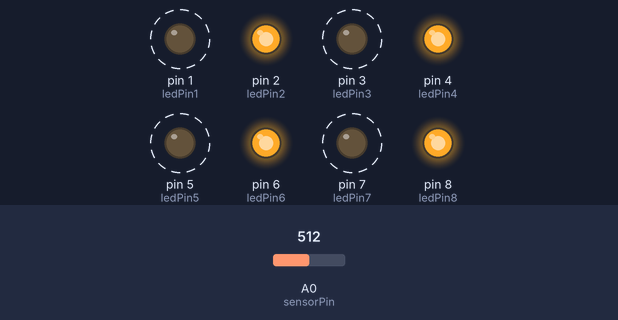
Bench run of a sketch on a simulated Arduino Uno, built with avr-gcc and run on an emulated ATmega328P. Parts: output pins drawn as LEDs (lit = HIGH). Dashed ring = blinking. Inputs (shaded band) come from the test bench; at power-on: A0 (sensorPin) = 512.

Above: at 1.8 s.
1.9 s: A0 (sensorPin) set to 0
At 2.9 s:
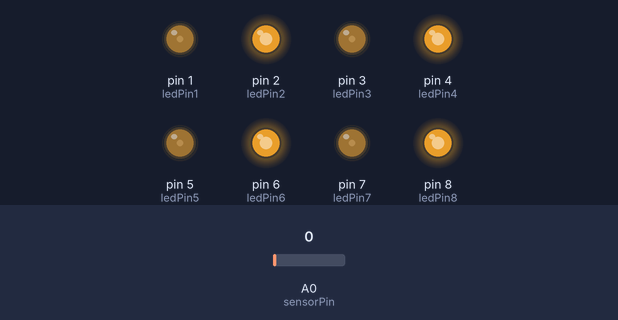
3.6 s: A0 (sensorPin) set to 122
At 3.78 s:
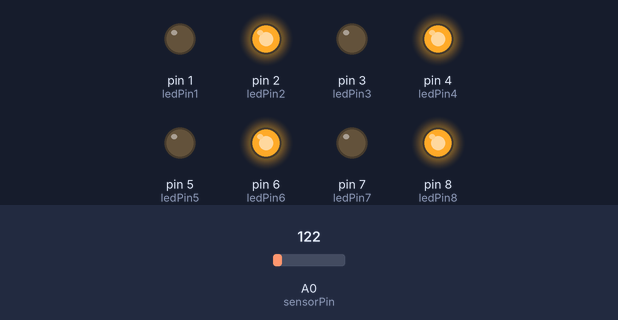
At 4.14 s:
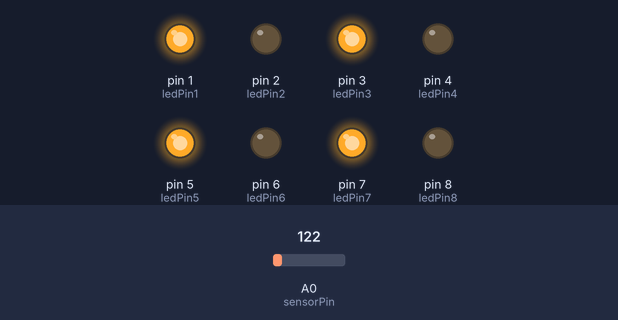
Timing chart, 0 to 13.1 s (numbered marks = the images above; inputs shaded):
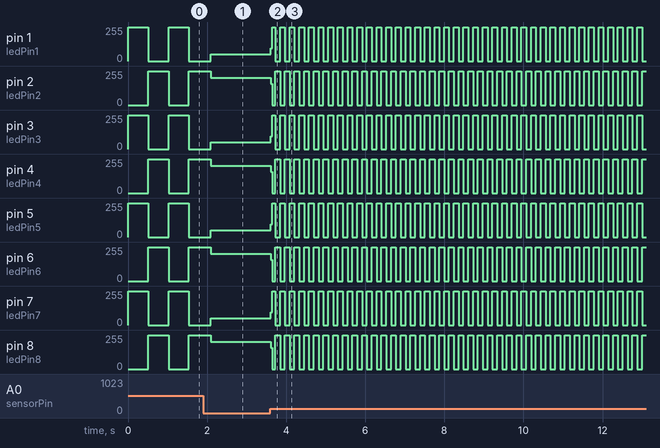

The sketch:

_2.1.ino
```cpp
int sensorPin = A0;    // pin d'entrada del potenciòmetre
int ledPin1 = 1;      // pins a utilitzar
int ledPin2 = 2;
int ledPin3 = 3;
int ledPin4 = 4;
int ledPin5 = 5;
int ledPin6 = 6;
int ledPin7 = 7;
int ledPin8 = 8;


int sensorValue = 0;  // variable per emmagatzemar el valor del potenciometre

void setup() {
  // declara el pin de sortida
  pinMode(ledPin1, OUTPUT);
  pinMode(ledPin2, OUTPUT);
  pinMode(ledPin3, OUTPUT);
  pinMode(ledPin4, OUTPUT);
  pinMode(ledPin5, OUTPUT);
  pinMode(ledPin6, OUTPUT);
  pinMode(ledPin7, OUTPUT);
  pinMode(ledPin8, OUTPUT);

}

void loop() {

  sensorValue = analogRead(sensorPin);   // llegeix el valor del potenciòmetre

  // funions dels leds (HIGH/LOW)
   digitalWrite(ledPin1, HIGH);
   digitalWrite(ledPin2, LOW);
   digitalWrite(ledPin3, HIGH);
   digitalWrite(ledPin4, LOW);
   digitalWrite(ledPin5, HIGH);
   digitalWrite(ledPin6, LOW);
   digitalWrite(ledPin7, HIGH);
   digitalWrite(ledPin8, LOW);

   delay(sensorValue);


   digitalWrite(ledPin1, LOW);
   digitalWrite(ledPin2, HIGH);
   digitalWrite(ledPin3, LOW);
   digitalWrite(ledPin4, HIGH);
   digitalWrite(ledPin5, LOW);
   digitalWrite(ledPin6, HIGH);
   digitalWrite(ledPin7, LOW);
   digitalWrite(ledPin8, HIGH);

   delay(sensorValue);


}
```

Measured:
- after the input at 3.6 s, pin 1 (ledPin1): 51/255 → 96/255 at once, then moves between 0/255 and 255/255, repeating every 0.24 s; pin 2 (ledPin2): 205/255 → 159/255 at once, then moves between 0/255 and 255/255, repeating every 0.24 s
- by itself, pin 1 (ledPin1), pin 3 (ledPin3), pin 5 (ledPin5), pin 7 (ledPin7): alternates 255/255 for 0.51 s and 0/255 for 0.51 s
